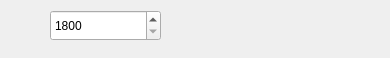
<?xml version="1.0" encoding="UTF-8"?>
<ui version="4.0">
 <class>FreqWidget</class>
 <widget class="QWidget" name="FreqWidget">
  <property name="geometry">
   <rect>
    <x>0</x>
    <y>0</y>
    <width>390</width>
    <height>58</height>
   </rect>
  </property>
  <property name="windowTitle">
   <string>Form</string>
  </property>
  <widget class="QSpinBox" name="spinBox">
   <property name="geometry">
    <rect>
     <x>50</x>
     <y>10</y>
     <width>111</width>
     <height>31</height>
    </rect>
   </property>
   <property name="minimum">
    <number>1800</number>
   </property>
   <property name="maximum">
    <number>30000</number>
   </property>
   <property name="singleStep">
    <number>25</number>
   </property>
   <property name="value">
    <number>1800</number>
   </property>
  </widget>
 </widget>
 <resources/>
 <connections/>
</ui>
